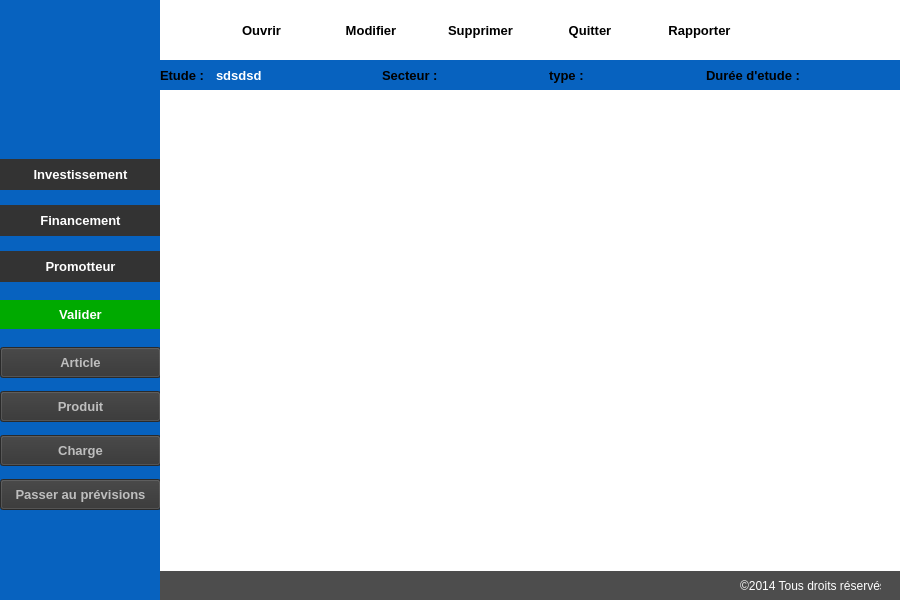
<?xml version="1.0" encoding="UTF-8"?>
<ui version="4.0">
 <class>InterfaceEtude</class>
 <widget class="QWidget" name="InterfaceEtude">
  <property name="geometry">
   <rect>
    <x>0</x>
    <y>0</y>
    <width>900</width>
    <height>600</height>
   </rect>
  </property>
  <property name="minimumSize">
   <size>
    <width>900</width>
    <height>600</height>
   </size>
  </property>
  <property name="maximumSize">
   <size>
    <width>900</width>
    <height>600</height>
   </size>
  </property>
  <property name="windowTitle">
   <string>Form</string>
  </property>
  <property name="styleSheet">
   <string notr="true">background:color rgb(255, 255, 255);</string>
  </property>
  <widget class="QWidget" name="widget" native="true">
   <property name="geometry">
    <rect>
     <x>0</x>
     <y>0</y>
     <width>161</width>
     <height>600</height>
    </rect>
   </property>
   <property name="styleSheet">
    <string notr="true">background:color rgb(7, 98, 191);</string>
   </property>
   <widget class="QWidget" name="verticalLayoutWidget">
    <property name="geometry">
     <rect>
      <x>0</x>
      <y>150</y>
      <width>161</width>
      <height>141</height>
     </rect>
    </property>
    <layout class="QVBoxLayout" name="verticalLayout">
     <item>
      <widget class="QPushButton" name="uiInvestissement">
       <property name="minimumSize">
        <size>
         <width>131</width>
         <height>31</height>
        </size>
       </property>
       <property name="maximumSize">
        <size>
         <width>161</width>
         <height>16777215</height>
        </size>
       </property>
       <property name="font">
        <font>
         <family>Segoe UI</family>
         <pointsize>10</pointsize>
         <weight>75</weight>
         <bold>true</bold>
        </font>
       </property>
       <property name="styleSheet">
        <string notr="true">color: rgb(255, 255, 255);
border:rgb(255, 255, 255);
background-color:rgb(51,51,51);</string>
       </property>
       <property name="text">
        <string>Investissement</string>
       </property>
       <property name="flat">
        <bool>false</bool>
       </property>
      </widget>
     </item>
     <item>
      <widget class="QPushButton" name="uiFinancement">
       <property name="minimumSize">
        <size>
         <width>131</width>
         <height>31</height>
        </size>
       </property>
       <property name="maximumSize">
        <size>
         <width>161</width>
         <height>16777215</height>
        </size>
       </property>
       <property name="font">
        <font>
         <family>Segoe UI</family>
         <pointsize>10</pointsize>
         <weight>75</weight>
         <bold>true</bold>
        </font>
       </property>
       <property name="styleSheet">
        <string notr="true">border:rgb(255, 255, 255);
color:  rgb(255, 255, 255);
background-color:rgb(51, 51, 51)</string>
       </property>
       <property name="text">
        <string>Financement</string>
       </property>
       <property name="flat">
        <bool>false</bool>
       </property>
      </widget>
     </item>
     <item>
      <widget class="QPushButton" name="uiPromotteur">
       <property name="minimumSize">
        <size>
         <width>131</width>
         <height>31</height>
        </size>
       </property>
       <property name="maximumSize">
        <size>
         <width>161</width>
         <height>16777215</height>
        </size>
       </property>
       <property name="font">
        <font>
         <family>Segoe UI</family>
         <pointsize>10</pointsize>
         <weight>75</weight>
         <bold>true</bold>
        </font>
       </property>
       <property name="styleSheet">
        <string notr="true">border:rgb(255, 255, 255);
color:  rgb(255, 255, 255);
background-color:rgb(51, 51, 51)</string>
       </property>
       <property name="text">
        <string>Promotteur</string>
       </property>
       <property name="flat">
        <bool>false</bool>
       </property>
      </widget>
     </item>
    </layout>
   </widget>
   <widget class="QPushButton" name="uiValider">
    <property name="geometry">
     <rect>
      <x>0</x>
      <y>300</y>
      <width>161</width>
      <height>29</height>
     </rect>
    </property>
    <property name="font">
     <font>
      <family>Segoe UI</family>
      <pointsize>10</pointsize>
      <weight>75</weight>
      <bold>true</bold>
     </font>
    </property>
    <property name="styleSheet">
     <string notr="true">border:rgb(255, 255, 255);
color:  rgb(255, 255, 255);
background-color:rgb(0, 170, 0)</string>
    </property>
    <property name="text">
     <string>Valider</string>
    </property>
    <property name="flat">
     <bool>true</bool>
    </property>
   </widget>
   <widget class="QWidget" name="verticalLayoutWidget_3">
    <property name="geometry">
     <rect>
      <x>0</x>
      <y>340</y>
      <width>161</width>
      <height>181</height>
     </rect>
    </property>
    <layout class="QVBoxLayout" name="verticalLayout_3">
     <item>
      <widget class="QPushButton" name="uiArticle">
       <property name="enabled">
        <bool>false</bool>
       </property>
       <property name="minimumSize">
        <size>
         <width>131</width>
         <height>31</height>
        </size>
       </property>
       <property name="maximumSize">
        <size>
         <width>161</width>
         <height>16777215</height>
        </size>
       </property>
       <property name="font">
        <font>
         <family>Segoe UI</family>
         <pointsize>10</pointsize>
         <weight>75</weight>
         <bold>true</bold>
        </font>
       </property>
       <property name="styleSheet">
        <string notr="true">
background-color:rgb(51,51,51);</string>
       </property>
       <property name="text">
        <string>Article</string>
       </property>
       <property name="flat">
        <bool>false</bool>
       </property>
      </widget>
     </item>
     <item>
      <widget class="QPushButton" name="uiProduit">
       <property name="enabled">
        <bool>false</bool>
       </property>
       <property name="minimumSize">
        <size>
         <width>131</width>
         <height>31</height>
        </size>
       </property>
       <property name="maximumSize">
        <size>
         <width>161</width>
         <height>16777215</height>
        </size>
       </property>
       <property name="font">
        <font>
         <family>Segoe UI</family>
         <pointsize>10</pointsize>
         <weight>75</weight>
         <bold>true</bold>
        </font>
       </property>
       <property name="styleSheet">
        <string notr="true">
background-color:rgb(51, 51, 51)</string>
       </property>
       <property name="text">
        <string>Produit</string>
       </property>
       <property name="flat">
        <bool>false</bool>
       </property>
      </widget>
     </item>
     <item>
      <widget class="QPushButton" name="uiCharge">
       <property name="enabled">
        <bool>false</bool>
       </property>
       <property name="minimumSize">
        <size>
         <width>131</width>
         <height>31</height>
        </size>
       </property>
       <property name="maximumSize">
        <size>
         <width>161</width>
         <height>16777215</height>
        </size>
       </property>
       <property name="font">
        <font>
         <family>Segoe UI</family>
         <pointsize>10</pointsize>
         <weight>75</weight>
         <bold>true</bold>
        </font>
       </property>
       <property name="styleSheet">
        <string notr="true">
background-color:rgb(51, 51, 51)</string>
       </property>
       <property name="text">
        <string>Charge</string>
       </property>
       <property name="flat">
        <bool>false</bool>
       </property>
      </widget>
     </item>
     <item>
      <widget class="QPushButton" name="uiPrevision">
       <property name="enabled">
        <bool>false</bool>
       </property>
       <property name="minimumSize">
        <size>
         <width>131</width>
         <height>31</height>
        </size>
       </property>
       <property name="maximumSize">
        <size>
         <width>161</width>
         <height>16777215</height>
        </size>
       </property>
       <property name="font">
        <font>
         <family>Segoe UI</family>
         <pointsize>10</pointsize>
         <weight>75</weight>
         <bold>true</bold>
        </font>
       </property>
       <property name="styleSheet">
        <string notr="true">background-color:rgb(51, 51, 51)</string>
       </property>
       <property name="text">
        <string>Passer au prévisions</string>
       </property>
       <property name="flat">
        <bool>false</bool>
       </property>
      </widget>
     </item>
    </layout>
   </widget>
  </widget>
  <widget class="QWidget" name="widget_2" native="true">
   <property name="geometry">
    <rect>
     <x>160</x>
     <y>0</y>
     <width>751</width>
     <height>60</height>
    </rect>
   </property>
   <property name="styleSheet">
    <string notr="true">background:color rgb(255, 255, 255);</string>
   </property>
   <widget class="QWidget" name="horizontalLayoutWidget">
    <property name="geometry">
     <rect>
      <x>50</x>
      <y>10</y>
      <width>541</width>
      <height>41</height>
     </rect>
    </property>
    <layout class="QHBoxLayout" name="horizontalLayout">
     <item>
      <widget class="QPushButton" name="uiOuvrir">
       <property name="font">
        <font>
         <family>Segoe UI</family>
         <pointsize>10</pointsize>
         <weight>75</weight>
         <bold>true</bold>
        </font>
       </property>
       <property name="styleSheet">
        <string notr="true">border:rgb(255, 255, 255)</string>
       </property>
       <property name="text">
        <string>Ouvrir</string>
       </property>
       <property name="icon">
        <iconset>
         <normaloff>ProjectRessources/Open-icon - Copie.png</normaloff>ProjectRessources/Open-icon - Copie.png</iconset>
       </property>
       <property name="flat">
        <bool>true</bool>
       </property>
      </widget>
     </item>
     <item>
      <widget class="QPushButton" name="uiModifier">
       <property name="font">
        <font>
         <family>Segoe UI</family>
         <pointsize>10</pointsize>
         <weight>75</weight>
         <bold>true</bold>
        </font>
       </property>
       <property name="styleSheet">
        <string notr="true">border:rgb(255, 255, 255)</string>
       </property>
       <property name="text">
        <string>Modifier</string>
       </property>
       <property name="icon">
        <iconset>
         <normaloff>ProjectRessources/edit-icon.png</normaloff>ProjectRessources/edit-icon.png</iconset>
       </property>
       <property name="flat">
        <bool>true</bool>
       </property>
      </widget>
     </item>
     <item>
      <widget class="QPushButton" name="uiSupprimer">
       <property name="font">
        <font>
         <family>Segoe UI</family>
         <pointsize>10</pointsize>
         <weight>75</weight>
         <bold>true</bold>
        </font>
       </property>
       <property name="styleSheet">
        <string notr="true">border:rgb(255, 255, 255)</string>
       </property>
       <property name="text">
        <string>Supprimer</string>
       </property>
       <property name="icon">
        <iconset>
         <normaloff>ProjectRessources/Delete-icon.png</normaloff>ProjectRessources/Delete-icon.png</iconset>
       </property>
       <property name="flat">
        <bool>true</bool>
       </property>
      </widget>
     </item>
     <item>
      <widget class="QPushButton" name="uiQuitter">
       <property name="font">
        <font>
         <family>Segoe UI</family>
         <pointsize>10</pointsize>
         <weight>75</weight>
         <bold>true</bold>
        </font>
       </property>
       <property name="styleSheet">
        <string notr="true">border:rgb(255, 255, 255)</string>
       </property>
       <property name="text">
        <string>Quitter</string>
       </property>
       <property name="icon">
        <iconset>
         <normaloff>ProjectRessources/Cancel-icon.png</normaloff>ProjectRessources/Cancel-icon.png</iconset>
       </property>
       <property name="flat">
        <bool>true</bool>
       </property>
      </widget>
     </item>
     <item>
      <widget class="QPushButton" name="uiRapporter">
       <property name="font">
        <font>
         <family>Segoe UI</family>
         <pointsize>10</pointsize>
         <weight>75</weight>
         <bold>true</bold>
        </font>
       </property>
       <property name="styleSheet">
        <string notr="true">border:rgb(255, 255, 255)</string>
       </property>
       <property name="text">
        <string>Rapporter</string>
       </property>
       <property name="icon">
        <iconset>
         <normaloff>ProjectRessources/save-icon.png</normaloff>ProjectRessources/save-icon.png</iconset>
       </property>
       <property name="flat">
        <bool>true</bool>
       </property>
      </widget>
     </item>
    </layout>
   </widget>
   <widget class="QPushButton" name="uiAccueil">
    <property name="geometry">
     <rect>
      <x>690</x>
      <y>12</y>
      <width>41</width>
      <height>31</height>
     </rect>
    </property>
    <property name="styleSheet">
     <string notr="true">border:rgb(255, 255, 255)</string>
    </property>
    <property name="text">
     <string/>
    </property>
    <property name="icon">
     <iconset>
      <normaloff>ProjectRessources/Very-Basic-Home-icon.png</normaloff>ProjectRessources/Very-Basic-Home-icon.png</iconset>
    </property>
    <property name="iconSize">
     <size>
      <width>24</width>
      <height>24</height>
     </size>
    </property>
    <property name="flat">
     <bool>true</bool>
    </property>
   </widget>
  </widget>
  <widget class="QWidget" name="widget_3" native="true">
   <property name="geometry">
    <rect>
     <x>160</x>
     <y>60</y>
     <width>741</width>
     <height>30</height>
    </rect>
   </property>
   <property name="styleSheet">
    <string notr="true">background:color rgb(7, 98, 191)</string>
   </property>
   <widget class="QWidget" name="horizontalLayoutWidget_2">
    <property name="geometry">
     <rect>
      <x>0</x>
      <y>0</y>
      <width>741</width>
      <height>31</height>
     </rect>
    </property>
    <layout class="QHBoxLayout" name="horizontalLayout_2">
     <item>
      <widget class="QLabel" name="label">
       <property name="maximumSize">
        <size>
         <width>50</width>
         <height>16777215</height>
        </size>
       </property>
       <property name="font">
        <font>
         <family>Segoe UI</family>
         <pointsize>10</pointsize>
         <weight>75</weight>
         <bold>true</bold>
        </font>
       </property>
       <property name="styleSheet">
        <string notr="true"/>
       </property>
       <property name="text">
        <string>Etude :</string>
       </property>
      </widget>
     </item>
     <item>
      <widget class="QLabel" name="Titre">
       <property name="minimumSize">
        <size>
         <width>160</width>
         <height>0</height>
        </size>
       </property>
       <property name="font">
        <font>
         <family>Segoe UI</family>
         <pointsize>10</pointsize>
         <weight>75</weight>
         <bold>true</bold>
        </font>
       </property>
       <property name="styleSheet">
        <string notr="true">
color:rgb(255, 255, 255);
</string>
       </property>
       <property name="text">
        <string>sdsdsd</string>
       </property>
      </widget>
     </item>
     <item>
      <widget class="QLabel" name="label_5">
       <property name="minimumSize">
        <size>
         <width>0</width>
         <height>0</height>
        </size>
       </property>
       <property name="maximumSize">
        <size>
         <width>60</width>
         <height>16777215</height>
        </size>
       </property>
       <property name="font">
        <font>
         <family>Segoe UI</family>
         <pointsize>10</pointsize>
         <weight>75</weight>
         <bold>true</bold>
        </font>
       </property>
       <property name="styleSheet">
        <string notr="true"/>
       </property>
       <property name="text">
        <string>Secteur :</string>
       </property>
      </widget>
     </item>
     <item>
      <widget class="QLabel" name="Secteur">
       <property name="font">
        <font>
         <family>Segoe UI</family>
         <pointsize>10</pointsize>
         <weight>75</weight>
         <bold>true</bold>
        </font>
       </property>
       <property name="styleSheet">
        <string notr="true">
color:rgb(255, 255, 255);</string>
       </property>
       <property name="text">
        <string/>
       </property>
      </widget>
     </item>
     <item>
      <widget class="QLabel" name="label_3">
       <property name="maximumSize">
        <size>
         <width>50</width>
         <height>16777215</height>
        </size>
       </property>
       <property name="font">
        <font>
         <family>Segoe UI</family>
         <pointsize>10</pointsize>
         <weight>75</weight>
         <bold>true</bold>
        </font>
       </property>
       <property name="styleSheet">
        <string notr="true"/>
       </property>
       <property name="text">
        <string>type :</string>
       </property>
      </widget>
     </item>
     <item>
      <widget class="QLabel" name="Type">
       <property name="font">
        <font>
         <family>Segoe UI</family>
         <pointsize>10</pointsize>
         <weight>75</weight>
         <bold>true</bold>
        </font>
       </property>
       <property name="styleSheet">
        <string notr="true">
color:rgb(255, 255, 255);</string>
       </property>
       <property name="text">
        <string/>
       </property>
      </widget>
     </item>
     <item>
      <widget class="QLabel" name="label_7">
       <property name="font">
        <font>
         <family>Segoe UI</family>
         <pointsize>10</pointsize>
         <weight>75</weight>
         <bold>true</bold>
        </font>
       </property>
       <property name="styleSheet">
        <string notr="true"/>
       </property>
       <property name="text">
        <string>Durée d'etude :</string>
       </property>
      </widget>
     </item>
     <item>
      <widget class="QLabel" name="Duree">
       <property name="font">
        <font>
         <family>Segoe UI</family>
         <pointsize>10</pointsize>
         <weight>75</weight>
         <bold>true</bold>
        </font>
       </property>
       <property name="styleSheet">
        <string notr="true">
color:rgb(255, 255, 255);</string>
       </property>
       <property name="text">
        <string/>
       </property>
      </widget>
     </item>
    </layout>
   </widget>
  </widget>
  <widget class="QWidget" name="widget_4" native="true">
   <property name="geometry">
    <rect>
     <x>160</x>
     <y>570</y>
     <width>751</width>
     <height>31</height>
    </rect>
   </property>
   <property name="styleSheet">
    <string notr="true">background-color:rgb(77,77,77); </string>
   </property>
   <widget class="QLabel" name="label_2">
    <property name="geometry">
     <rect>
      <x>580</x>
      <y>0</y>
      <width>141</width>
      <height>31</height>
     </rect>
    </property>
    <property name="styleSheet">
     <string notr="true">color: rgb(255, 255, 255)</string>
    </property>
    <property name="text">
     <string>©2014 Tous droits réservés</string>
    </property>
   </widget>
  </widget>
  <widget class="QWidget" name="verticalLayoutWidget_2">
   <property name="geometry">
    <rect>
     <x>160</x>
     <y>90</y>
     <width>741</width>
     <height>481</height>
    </rect>
   </property>
   <layout class="QVBoxLayout" name="verticalLayout_2"/>
  </widget>
 </widget>
 <resources/>
 <connections/>
</ui>
